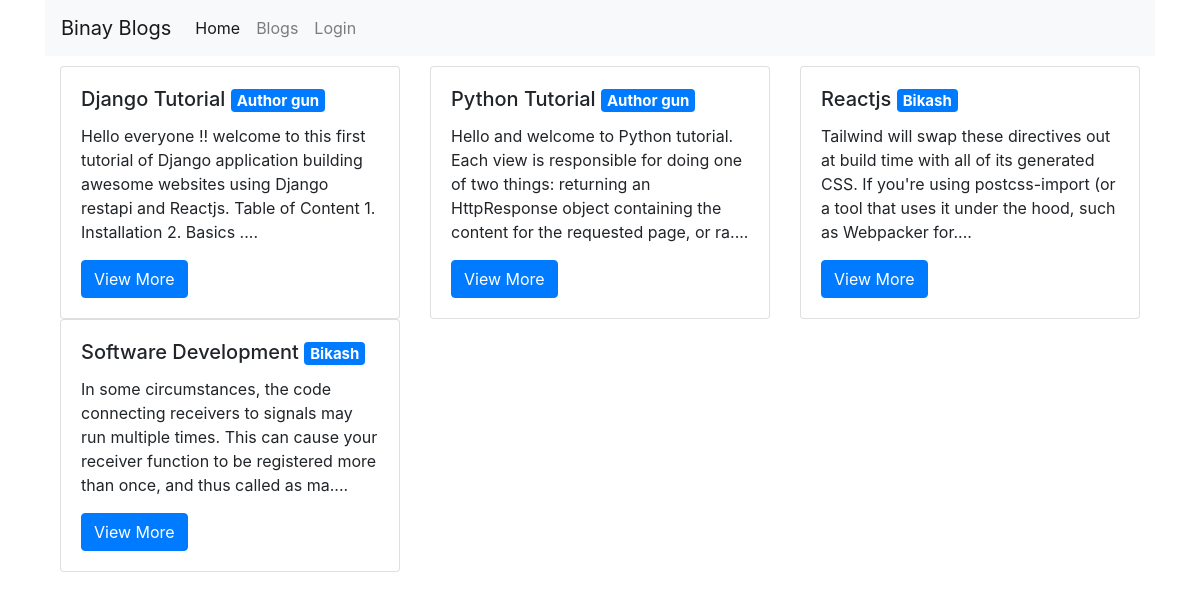
/blogs/, run on an earlier commit of the app's database.
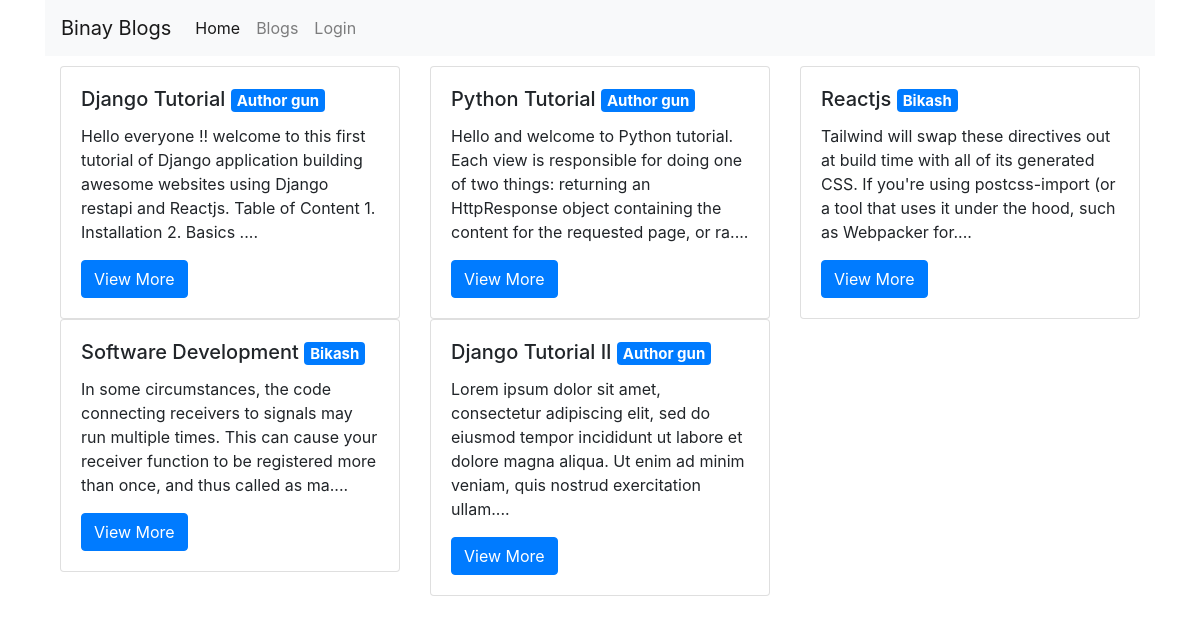
And on a later commit of the database.
### blogs/models.py (models this page shows, shortened)
class DateInformation(models.Model):
    created_at = models.DateTimeField(auto_now_add=True)
    updated_at = models.DateTimeField(auto_now=True)

class Blog(DateInformation):
    title= models.CharField(max_length=300)
    body = models.TextField()
    author_id = models.ForeignKey(Author,on_delete=models.CASCADE)

class Author(models.Model):
    user = models.ForeignKey(User,on_delete=models.CASCADE)
    name = models.CharField(max_length=300)
    def __str__(self):
        return self.name

### blogs/views.py (the view)
# urls.py: path('',all_blogs,name="all_blogs"),
def all_blogs(request):
    blogs = Blog.objects.all()
    return render(request,'blogs/index.html',{'blogs':blogs})

### blogs/templates/blogs/index.html
{% extends 'myblogs/main.html' %}
{% block content%}
<div class="row" style="margin-top: 10px;">
    {% for blog in blogs %}
      <div class="col-md-4">
        <div class="card">
          <div class="card-body">
            <h5 class="card-title">{{blog.title}} <tr><span class="badge badge-primary">{{blog.author_id}}</span></tr></h5>
            <p class="card-text"> {{ blog.body|slice:180 }}....</p>
            <a href="{% url 'blog_detail' blog.id %}" class="btn btn-primary pull-right">View More</a>
          </div>
        </div>
      </div>
    {% endfor %}
  </div>
{% endblock content%}

What changed in the data, as far as the page shows it:
added Blog: title "Django Tutorial II", author_id "Author gun", body "Lorem ipsum dolor sit amet, consectetur adipiscing elit, sed do eiusmod tempor incididunt ut labore et dolore magna aliqua. Ut enim ad minim veniam, quis nostrud exercitation ullam"
